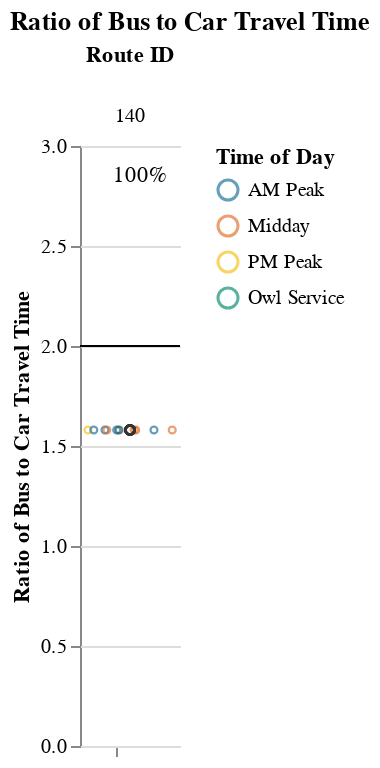
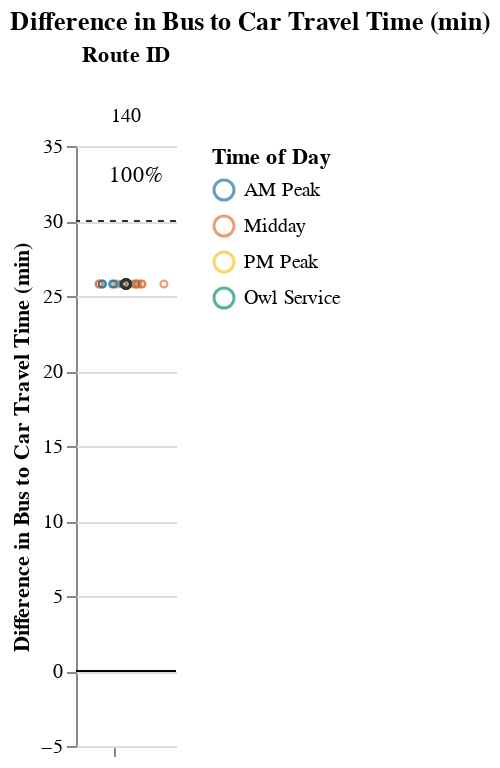

Notebook code for these charts, in order:
### Markdown cell above
### Medium Routes (1-1.5 hrs)

### Code cell
route_group = "medium"
try:
    display_charts_for_route_group(df, route_group)
except:
    print("No routes meet this criteria.")

### Figure 1 — Vega-Lite specification as saved in the notebook (floating-point values rounded to 4 significant figures)
{"config": {"view": {"continuousWidth": 400, "continuousHeight": 300, "stroke": null}, "facet": {"spacing": 0}}, "data": {"name": "data-ae5d03b84555dd7d5667ff965b2fc56e"}, "facet": {"column": {"field": "route_id", "sort": ["140"], "title": "Route ID", "type": "nominal"}}, "spec": {"layer": [{"mark": "rule", "encoding": {"color": {"value": "black"}, "y": {"field": "cutoff", "type": "quantitative"}}, "selection": {"selector001": {"type": "interval", "bind": "scales", "encodings": ["x", "y"]}}}, {"mark": {"type": "point", "opacity": 0.65, "size": 12, "strokeWidth": 1.1}, "encoding": {"color": {"field": "time_of_day", "scale": {"range": ["#136C97", "#E16B26", "#F6BF16", "#00896B", "#7790A3", "#5B559C"]}, "sort": ["AM Peak", "Midday", "PM Peak", "Owl Service"], "title": "Time of Day", "type": "nominal"}, "tooltip": [{"field": "route_id", "type": "nominal"}, {"field": "route_name", "type": "nominal"}, {"field": "trip_id", "type": "nominal"}, {"field": "service_hours", "type": "quantitative"}, {"field": "car_duration_hours", "type": "quantitative"}, {"field": "bus_multiplier", "type": "quantitative"}, {"field": "bus_difference", "type": "quantitative"}, {"field": "num_trips", "type": "quantitative"}, {"field": "num_competitive", "type": "quantitative"}, {"field": "pct_trips_competitive", "type": "quantitative"}, {"field": "pct_below_cutoff", "type": "quantitative"}, {"field": "p25", "type": "quantitative"}, {"field": "p50", "type": "quantitative"}, {"field": "p75", "type": "quantitative"}], "x": {"axis": {"grid": false, "labels": false, "ticks": true, "values": [0]}, "field": "jitter", "scale": {}, "title": null, "type": "quantitative"}, "y": {"field": "bus_multiplier", "scale": {"domain": [0, 3.0]}, "title": "Ratio of Bus to Car Travel Time", "type": "quantitative"}}, "transform": [{"calculate": "sqrt(-2*log(random()))*cos(2*PI*random())", "as": "jitter"}], "width": 50}, {"layer": [{"mark": {"type": "point", "opacity": 0.6, "size": 20, "strokeWidth": 1.3}, "encoding": {"color": {"value": "#323434"}, "y": {"field": "bus_multiplier", "type": "quantitative"}}, "transform": [{"filter": "(datum.p50_trip === 1)"}]}, {"mark": {"type": "text", "align": "center", "baseline": "middle"}, "encoding": {"color": {"value": "black"}, "text": {"field": "pct_trips_competitive", "format": ".0%", "type": "quantitative"}, "tooltip": [{"field": "route_id", "type": "nominal"}, {"field": "route_name", "type": "nominal"}, {"field": "trip_id", "type": "nominal"}, {"field": "service_hours", "type": "quantitative"}, {"field": "car_duration_hours", "type": "quantitative"}, {"field": "bus_multiplier", "type": "quantitative"}, {"field": "bus_difference", "type": "quantitative"}, {"field": "num_trips", "type": "quantitative"}, {"field": "num_competitive", "type": "quantitative"}, {"field": "pct_trips_competitive", "type": "quantitative"}, {"field": "pct_below_cutoff", "type": "quantitative"}, {"field": "p25", "type": "quantitative"}, {"field": "p50", "type": "quantitative"}, {"field": "p75", "type": "quantitative"}], "x": {"value": 30}, "y": {"value": 15}}, "transform": [{"calculate": "sqrt(-2*log(random()))*cos(2*PI*random())", "as": "jitter"}, {"filter": "(datum.fastest_trip === 1)"}]}]}]}, "resolve": {"scale": {"y": "shared"}}, "title": "Ratio of Bus to Car Travel Time", "$schema": "https://vega.github.io/schema/vega-lite/v4.17.0.json", "datasets": {"data-ae5d03b84555dd7d5667ff965b2fc56e": [{"calitp_itp_id": 162, "trip_key": -7441048457027491372, "trip_id": "t_701154_b_486_tn_0", "shape_id": "p_2592", "route_id": "140", "service_hours": 1.17, "trip_first_departure_ts": 58500, "trip_last_arrival_ts": 62700, "departure_hour": 16, "time_of_day": "Midday", "p25": 1.17, "p50": 1.17, "p75": 1.17, "p50_trip": 1, "fastest_trip": 0, "car_duration_hours": 0.74, "competitive_route": 1, "bus_multiplier": 1.58, "bus_difference": 25.8, "num_trips": 18, "num_competitive": 18, "pct_trips_competitive": 1.0, "bus_difference_spread": 0.0, "route_group": "medium", "max_trip_hrs": 1.17, "max_trip_route_group": 1.17, "below_cutoff": 18, "pct_below_cutoff": 1.0, "name": "Lassen Transit Service Agency", "caltrans_district": "02 - Redding", "drmt_organization_name": null, "route_name": "Regional - Red Bluff, Los Molinos, Gerber", "cutoff2": 30, "cutoff": 2}, {"calitp_itp_id": 162, "trip_key": -6655135641420223528, "trip_id": "t_701159_b_486_tn_0", "shape_id": "p_2590", "route_id": "140", "service_hours": 1.17, "trip_first_departure_ts": 58500, "trip_last_arrival_ts": 62700, "departure_hour": 16, "time_of_day": "Midday", "p25": 1.17, "p50": 1.17, "p75": 1.17, "p50_trip": 1, "fastest_trip": 0, "car_duration_hours": 0.74, "competitive_route": 1, "bus_multiplier": 1.58, "bus_difference": 25.8, "num_trips": 18, "num_competitive": 18, "pct_trips_competitive": 1.0, "bus_difference_spread": 0.0, "route_group": "medium", "max_trip_hrs": 1.17, "max_trip_route_group": 1.17, "below_cutoff": 18, "pct_below_cutoff": 1.0, "name": "Lassen Transit Service Agency", "caltrans_district": "02 - Redding", "drmt_organization_name": null, "route_name": "Regional - Red Bluff, Los Molinos, Gerber", "cutoff2": 30, "cutoff": 2}, {"calitp_itp_id": 162, "trip_key": 163123633730246985, "trip_id": "t_43182_b_486_tn_0", "shape_id": "p_2590", "route_id": "140", "service_hours": 1.17, "trip_first_departure_ts": 27000, "trip_last_arrival_ts": 31200, "departure_hour": 7, "time_of_day": "AM Peak", "p25": 1.17, "p50": 1.17, "p75": 1.17, "p50_trip": 1, "fastest_trip": 0, "car_duration_hours": 0.74, "competitive_route": 1, "bus_multiplier": 1.58, "bus_difference": 25.8, "num_trips": 18, "num_competitive": 18, "pct_trips_competitive": 1.0, "bus_difference_spread": 0.0, "route_group": "medium", "max_trip_hrs": 1.17, "max_trip_route_group": 1.17, "below_cutoff": 18, "pct_below_cutoff": 1.0, "name": "Lassen Transit Service Agency", "caltrans_district": "02 - Redding", "drmt_organization_name": null, "route_name": "Regional - Red Bluff, Los Molinos, Gerber", "cutoff2": 30, "cutoff": 2}, {"calitp_itp_id": 162, "trip_key": -7451064904626647667, "trip_id": "t_65615_b_486_tn_0", "shape_id": "p_2590", "route_id": "140", "service_hours": 1.17, "trip_first_departure_ts": 35400, "trip_last_arrival_ts": 39600, "departure_hour": 9, "time_of_day": "AM Peak", "p25": 1.17, "p50": 1.17, "p75": 1.17, "p50_trip": 1, "fastest_trip": 0, "car_duration_hours": 0.74, "competitive_route": 1, "bus_multiplier": 1.58, "bus_difference": 25.8, "num_trips": 18, "num_competitive": 18, "pct_trips_competitive": 1.0, "bus_difference_spread": 0.0, "route_group": "medium", "max_trip_hrs": 1.17, "max_trip_route_group": 1.17, "below_cutoff": 18, "pct_below_cutoff": 1.0, "name": "Lassen Transit Service Agency", "caltrans_district": "02 - Redding", "drmt_organization_name": null, "route_name": "Regional - Red Bluff, Los Molinos, Gerber", "cutoff2": 30, "cutoff": 2}, {"calitp_itp_id": 162, "trip_key": -148586347677838749, "trip_id": "t_52898_b_486_tn_0", "shape_id": "p_2590", "route_id": "140", "service_hours": 1.17, "trip_first_departure_ts": 39600, "trip_last_arrival_ts": 43800, "departure_hour": 11, "time_of_day": "Midday", "p25": 1.17, "p50": 1.17, "p75": 1.17, "p50_trip": 1, "fastest_trip": 0, "car_duration_hours": 0.74, "competitive_route": 1, "bus_multiplier": 1.58, "bus_difference": 25.8, "num_trips": 18, "num_competitive": 18, "pct_trips_competitive": 1.0, "bus_difference_spread": 0.0, "route_group": "medium", "max_trip_hrs": 1.17, "max_trip_route_group": 1.17, "below_cutoff": 18, "pct_below_cutoff": 1.0, "name": "Lassen Transit Service Agency", "caltrans_district": "02 - Redding", "drmt_organization_name": null, "route_name": "Regional - Red Bluff, Los Molinos, Gerber", "cutoff2": 30, "cutoff": 2}, {"calitp_itp_id": 162, "trip_key": 5993577854083565528, "trip_id": "t_701152_b_486_tn_0", "shape_id": "p_2592", "route_id": "140", "service_hours": 1.17, "trip_first_departure_ts": 46800, "trip_last_arrival_ts": 51000, "departure_hour": 13, "time_of_day": "Midday", "p25": 1.17, "p50": 1.17, "p75": 1.17, "p50_trip": 1, "fastest_trip": 0, "car_duration_hours": 0.74, "competitive_route": 1, "bus_multiplier": 1.58, "bus_difference": 25.8, "num_trips": 18, "num_competitive": 18, "pct_trips_competitive": 1.0, "bus_difference_spread": 0.0, "route_group": "medium", "max_trip_hrs": 1.17, "max_trip_route_group": 1.17, "below_cutoff": 18, "pct_below_cutoff": 1.0, "name": "Lassen Transit Service Agency", "caltrans_district": "02 - Redding", "drmt_organization_name": null, "route_name": "Regional - Red Bluff, Los Molinos, Gerber", "cutoff2": 30, "cutoff": 2}, {"calitp_itp_id": 162, "trip_key": -6569951683780537501, "trip_id": "t_311_b_486_tn_0", "shape_id": "p_2590", "route_id": "140", "service_hours": 1.17, "trip_first_departure_ts": 22800, "trip_last_arrival_ts": 27000, "departure_hour": 6, "time_of_day": "Owl Service", "p25": 1.17, "p50": 1.17, "p75": 1.17, "p50_trip": 1, "fastest_trip": 0, "car_duration_hours": 0.74, "competitive_route": 1, "bus_multiplier": 1.58, "bus_difference": 25.8, "num_trips": 18, "num_competitive": 18, "pct_trips_competitive": 1.0, "bus_difference_spread": 0.0, "route_group": "medium", "max_trip_hrs": 1.17, "max_trip_route_group": 1.17, "below_cutoff": 18, "pct_below_cutoff": 1.0, "name": "Lassen Transit Service Agency", "caltrans_district": "02 - Redding", "drmt_organization_name": null, "route_name": "Regional - Red Bluff, Los Molinos, Gerber", "cutoff2": 30, "cutoff": 2}, {"calitp_itp_id": 162, "trip_key": -427625975056153156, "trip_id": "t_701155_b_486_tn_0", "shape_id": "p_2592", "route_id": "140", "service_hours": 1.17, "trip_first_departure_ts": 63000, "trip_last_arrival_ts": 67200, "departure_hour": 17, "time_of_day": "PM Peak", "p25": 1.17, "p50": 1.17, "p75": 1.17, "p50_trip": 1, "fastest_trip": 1, "car_duration_hours": 0.74, "competitive_route": 1, "bus_multiplier": 1.58, "bus_difference": 25.8, "num_trips": 18, "num_competitive": 18, "pct_trips_competitive": 1.0, "bus_difference_spread": 0.0, "route_group": "medium", "max_trip_hrs": 1.17, "max_trip_route_group": 1.17, "below_cutoff": 18, "pct_below_cutoff": 1.0, "name": "Lassen Transit Service Agency", "caltrans_district": "02 - Redding", "drmt_organization_name": null, "route_name": "Regional - Red Bluff, Los Molinos, Gerber", "cutoff2": 30, "cutoff": 2}, {"calitp_itp_id": 162, "trip_key": -5321235718658546117, "trip_id": "t_701147_b_486_tn_0", "shape_id": "p_2592", "route_id": "140", "service_hours": 1.17, "trip_first_departure_ts": 25800, "trip_last_arrival_ts": 30000, "departure_hour": 7, "time_of_day": "AM Peak", "p25": 1.17, "p50": 1.17, "p75": 1.17, "p50_trip": 1, "fastest_trip": 0, "car_duration_hours": 0.74, "competitive_route": 1, "bus_multiplier": 1.58, "bus_difference": 25.8, "num_trips": 18, "num_competitive": 18, "pct_trips_competitive": 1.0, "bus_difference_spread": 0.0, "route_group": "medium", "max_trip_hrs": 1.17, "max_trip_route_group": 1.17, "below_cutoff": 18, "pct_below_cutoff": 1.0, "name": "Lassen Transit Service Agency", "caltrans_district": "02 - Redding", "drmt_organization_name": null, "route_name": "Regional - Red Bluff, Los Molinos, Gerber", "cutoff2": 30, "cutoff": 2}, {"calitp_itp_id": 162, "trip_key": -638598821765185066, "trip_id": "t_701158_b_486_tn_0", "shape_id": "p_2590", "route_id": "140", "service_hours": 1.17, "trip_first_departure_ts": 54000, "trip_last_arrival_ts": 58200, "departure_hour": 15, "time_of_day": "Midday", "p25": 1.17, "p50": 1.17, "p75": 1.17, "p50_trip": 1, "fastest_trip": 0, "car_duration_hours": 0.74, "competitive_route": 1, "bus_multiplier": 1.58, "bus_difference": 25.8, "num_trips": 18, "num_competitive": 18, "pct_trips_competitive": 1.0, "bus_difference_spread": 0.0, "route_group": "medium", "max_trip_hrs": 1.17, "max_trip_route_group": 1.17, "below_cutoff": 18, "pct_below_cutoff": 1.0, "name": "Lassen Transit Service Agency", "caltrans_district": "02 - Redding", "drmt_organization_name": null, "route_name": "Regional - Red Bluff, Los Molinos, Gerber", "cutoff2": 30, "cutoff": 2}, {"calitp_itp_id": 162, "trip_key": 7377396138524665953, "trip_id": "t_701156_b_486_tn_0", "shape_id": "p_2590", "route_id": "140", "service_hours": 1.17, "trip_first_departure_ts": 43800, "trip_last_arrival_ts": 48000, "departure_hour": 12, "time_of_day": "Midday", "p25": 1.17, "p50": 1.17, "p75": 1.17, "p50_trip": 1, "fastest_trip": 0, "car_duration_hours": 0.74, "competitive_route": 1, "bus_multiplier": 1.58, "bus_difference": 25.8, "num_trips": 18, "num_competitive": 18, "pct_trips_competitive": 1.0, "bus_difference_spread": 0.0, "route_group": "medium", "max_trip_hrs": 1.17, "max_trip_route_group": 1.17, "below_cutoff": 18, "pct_below_cutoff": 1.0, "name": "Lassen Transit Service Agency", "caltrans_district": "02 - Redding", "drmt_organization_name": null, "route_name": "Regional - Red Bluff, Los Molinos, Gerber", "cutoff2": 30, "cutoff": 2}, {"calitp_itp_id": 162, "trip_key": -1528307077484583669, "trip_id": "t_701150_b_486_tn_0", "shape_id": "p_2592", "route_id": "140", "service_hours": 1.17, "trip_first_departure_ts": 38400, "trip_last_arrival_ts": 42600, "departure_hour": 10, "time_of_day": "Midday", "p25": 1.17, "p50": 1.17, "p75": 1.17, "p50_trip": 1, "fastest_trip": 0, "car_duration_hours": 0.74, "competitive_route": 1, "bus_multiplier": 1.58, "bus_difference": 25.8, "num_trips": 18, "num_competitive": 18, "pct_trips_competitive": 1.0, "bus_difference_spread": 0.0, "route_group": "medium", "max_trip_hrs": 1.17, "max_trip_route_group": 1.17, "below_cutoff": 18, "pct_below_cutoff": 1.0, "name": "Lassen Transit Service Agency", "caltrans_district": "02 - Redding", "drmt_organization_name": null, "route_name": "Regional - Red Bluff, Los Molinos, Gerber", "cutoff2": 30, "cutoff": 2}, {"calitp_itp_id": 162, "trip_key": 360758471734951794, "trip_id": "t_41753_b_486_tn_0", "shape_id": "p_2590", "route_id": "140", "service_hours": 1.17, "trip_first_departure_ts": 31200, "trip_last_arrival_ts": 35400, "departure_hour": 8, "time_of_day": "AM Peak", "p25": 1.17, "p50": 1.17, "p75": 1.17, "p50_trip": 1, "fastest_trip": 0, "car_duration_hours": 0.74, "competitive_route": 1, "bus_multiplier": 1.58, "bus_difference": 25.8, "num_trips": 18, "num_competitive": 18, "pct_trips_competitive": 1.0, "bus_difference_spread": 0.0, "route_group": "medium", "max_trip_hrs": 1.17, "max_trip_route_group": 1.17, "below_cutoff": 18, "pct_below_cutoff": 1.0, "name": "Lassen Transit Service Agency", "caltrans_district": "02 - Redding", "drmt_organization_name": null, "route_name": "Regional - Red Bluff, Los Molinos, Gerber", "cutoff2": 30, "cutoff": 2}, {"calitp_itp_id": 162, "trip_key": 7527485283245288471, "trip_id": "t_701151_b_486_tn_0", "shape_id": "p_2592", "route_id": "140", "service_hours": 1.17, "trip_first_departure_ts": 42600, "trip_last_arrival_ts": 46800, "departure_hour": 11, "time_of_day": "Midday", "p25": 1.17, "p50": 1.17, "p75": 1.17, "p50_trip": 1, "fastest_trip": 0, "car_duration_hours": 0.74, "competitive_route": 1, "bus_multiplier": 1.58, "bus_difference": 25.8, "num_trips": 18, "num_competitive": 18, "pct_trips_competitive": 1.0, "bus_difference_spread": 0.0, "route_group": "medium", "max_trip_hrs": 1.17, "max_trip_route_group": 1.17, "below_cutoff": 18, "pct_below_cutoff": 1.0, "name": "Lassen Transit Service Agency", "caltrans_district": "02 - Redding", "drmt_organization_name": null, "route_name": "Regional - Red Bluff, Los Molinos, Gerber", "cutoff2": 30, "cutoff": 2}, {"calitp_itp_id": 162, "trip_key": -3498275413812165012, "trip_id": "t_701153_b_486_tn_0", "shape_id": "p_2592", "route_id": "140", "service_hours": 1.17, "trip_first_departure_ts": 54000, "trip_last_arrival_ts": 58200, "departure_hour": 15, "time_of_day": "Midday", "p25": 1.17, "p50": 1.17, "p75": 1.17, "p50_trip": 1, "fastest_trip": 0, "car_duration_hours": 0.74, "competitive_route": 1, "bus_multiplier": 1.58, "bus_difference": 25.8, "num_trips": 18, "num_competitive": 18, "pct_trips_competitive": 1.0, "bus_difference_spread": 0.0, "route_group": "medium", "max_trip_hrs": 1.17, "max_trip_route_group": 1.17, "below_cutoff": 18, "pct_below_cutoff": 1.0, "name": "Lassen Transit Service Agency", "caltrans_district": "02 - Redding", "drmt_organization_name": null, "route_name": "Regional - Red Bluff, Los Molinos, Gerber", "cutoff2": 30, "cutoff": 2}, {"calitp_itp_id": 162, "trip_key": 6834665469824712221, "trip_id": "t_701157_b_486_tn_0", "shape_id": "p_2590", "route_id": "140", "service_hours": 1.17, "trip_first_departure_ts": 48000, "trip_last_arrival_ts": 52200, "departure_hour": 13, "time_of_day": "Midday", "p25": 1.17, "p50": 1.17, "p75": 1.17, "p50_trip": 1, "fastest_trip": 0, "car_duration_hours": 0.74, "competitive_route": 1, "bus_multiplier": 1.58, "bus_difference": 25.8, "num_trips": 18, "num_competitive": 18, "pct_trips_competitive": 1.0, "bus_difference_spread": 0.0, "route_group": "medium", "max_trip_hrs": 1.17, "max_trip_route_group": 1.17, "below_cutoff": 18, "pct_below_cutoff": 1.0, "name": "Lassen Transit Service Agency", "caltrans_district": "02 - Redding", "drmt_organization_name": null, "route_name": "Regional - Red Bluff, Los Molinos, Gerber", "cutoff2": 30, "cutoff": 2}, {"calitp_itp_id": 162, "trip_key": -717575847019719905, "trip_id": "t_701149_b_486_tn_0", "shape_id": "p_2592", "route_id": "140", "service_hours": 1.17, "trip_first_departure_ts": 34200, "trip_last_arrival_ts": 38400, "departure_hour": 9, "time_of_day": "AM Peak", "p25": 1.17, "p50": 1.17, "p75": 1.17, "p50_trip": 1, "fastest_trip": 0, "car_duration_hours": 0.74, "competitive_route": 1, "bus_multiplier": 1.58, "bus_difference": 25.8, "num_trips": 18, "num_competitive": 18, "pct_trips_competitive": 1.0, "bus_difference_spread": 0.0, "route_group": "medium", "max_trip_hrs": 1.17, "max_trip_route_group": 1.17, "below_cutoff": 18, "pct_below_cutoff": 1.0, "name": "Lassen Transit Service Agency", "caltrans_district": "02 - Redding", "drmt_organization_name": null, "route_name": "Regional - Red Bluff, Los Molinos, Gerber", "cutoff2": 30, "cutoff": 2}, {"calitp_itp_id": 162, "trip_key": -735780190084402498, "trip_id": "t_701148_b_486_tn_0", "shape_id": "p_2592", "route_id": "140", "service_hours": 1.17, "trip_first_departure_ts": 30000, "trip_last_arrival_ts": 34200, "departure_hour": 8, "time_of_day": "AM Peak", "p25": 1.17, "p50": 1.17, "p75": 1.17, "p50_trip": 1, "fastest_trip": 0, "car_duration_hours": 0.74, "competitive_route": 1, "bus_multiplier": 1.58, "bus_difference": 25.8, "num_trips": 18, "num_competitive": 18, "pct_trips_competitive": 1.0, "bus_difference_spread": 0.0, "route_group": "medium", "max_trip_hrs": 1.17, "max_trip_route_group": 1.17, "below_cutoff": 18, "pct_below_cutoff": 1.0, "name": "Lassen Transit Service Agency", "caltrans_district": "02 - Redding", "drmt_organization_name": null, "route_name": "Regional - Red Bluff, Los Molinos, Gerber", "cutoff2": 30, "cutoff": 2}]}}

### Figure 2 — Vega-Lite specification as saved in the notebook (floating-point values rounded to 4 significant figures)
{"config": {"view": {"continuousWidth": 400, "continuousHeight": 300, "stroke": null}, "facet": {"spacing": 0}}, "data": {"name": "data-7ca6c6e1e953f40ad91609ac03024732"}, "facet": {"column": {"field": "route_id", "sort": ["140"], "title": "Route ID", "type": "nominal"}}, "spec": {"layer": [{"mark": "rule", "encoding": {"color": {"value": "black"}, "y": {"field": "cutoff", "type": "quantitative"}}, "selection": {"selector002": {"type": "interval", "bind": "scales", "encodings": ["x", "y"]}}}, {"mark": {"type": "rule", "strokeDash": [3, 3]}, "encoding": {"color": {"value": "#323434"}, "y": {"field": "cutoff2", "type": "quantitative"}}}, {"mark": {"type": "point", "opacity": 0.65, "size": 12, "strokeWidth": 1.1}, "encoding": {"color": {"field": "time_of_day", "scale": {"range": ["#136C97", "#E16B26", "#F6BF16", "#00896B", "#7790A3", "#5B559C"]}, "sort": ["AM Peak", "Midday", "PM Peak", "Owl Service"], "title": "Time of Day", "type": "nominal"}, "tooltip": [{"field": "route_id", "type": "nominal"}, {"field": "route_name", "type": "nominal"}, {"field": "trip_id", "type": "nominal"}, {"field": "service_hours", "type": "quantitative"}, {"field": "car_duration_hours", "type": "quantitative"}, {"field": "bus_multiplier", "type": "quantitative"}, {"field": "bus_difference", "type": "quantitative"}, {"field": "num_trips", "type": "quantitative"}, {"field": "num_competitive", "type": "quantitative"}, {"field": "pct_trips_competitive", "type": "quantitative"}, {"field": "pct_below_cutoff", "type": "quantitative"}, {"field": "p25", "type": "quantitative"}, {"field": "p50", "type": "quantitative"}, {"field": "p75", "type": "quantitative"}], "x": {"axis": {"grid": false, "labels": false, "ticks": true, "values": [0]}, "field": "jitter", "scale": {}, "title": null, "type": "quantitative"}, "y": {"field": "bus_difference", "scale": {"domain": [-5, 35.0]}, "title": "Difference in Bus to Car Travel Time (min)", "type": "quantitative"}}, "transform": [{"calculate": "sqrt(-2*log(random()))*cos(2*PI*random())", "as": "jitter"}], "width": 50}, {"layer": [{"mark": {"type": "point", "opacity": 0.6, "size": 20, "strokeWidth": 1.3}, "encoding": {"color": {"value": "#323434"}, "y": {"field": "bus_difference", "type": "quantitative"}}, "transform": [{"filter": "(datum.p50_trip === 1)"}]}, {"mark": {"type": "text", "align": "center", "baseline": "middle"}, "encoding": {"color": {"value": "black"}, "text": {"field": "pct_trips_competitive", "format": ".0%", "type": "quantitative"}, "tooltip": [{"field": "route_id", "type": "nominal"}, {"field": "route_name", "type": "nominal"}, {"field": "trip_id", "type": "nominal"}, {"field": "service_hours", "type": "quantitative"}, {"field": "car_duration_hours", "type": "quantitative"}, {"field": "bus_multiplier", "type": "quantitative"}, {"field": "bus_difference", "type": "quantitative"}, {"field": "num_trips", "type": "quantitative"}, {"field": "num_competitive", "type": "quantitative"}, {"field": "pct_trips_competitive", "type": "quantitative"}, {"field": "pct_below_cutoff", "type": "quantitative"}, {"field": "p25", "type": "quantitative"}, {"field": "p50", "type": "quantitative"}, {"field": "p75", "type": "quantitative"}], "x": {"value": 30}, "y": {"value": 15}}, "transform": [{"calculate": "sqrt(-2*log(random()))*cos(2*PI*random())", "as": "jitter"}, {"filter": "(datum.fastest_trip === 1)"}]}]}]}, "resolve": {"scale": {"y": "shared"}}, "title": "Difference in Bus to Car Travel Time (min)", "$schema": "https://vega.github.io/schema/vega-lite/v4.17.0.json", "datasets": {"data-7ca6c6e1e953f40ad91609ac03024732": [{"calitp_itp_id": 162, "trip_key": -7441048457027491372, "trip_id": "t_701154_b_486_tn_0", "shape_id": "p_2592", "route_id": "140", "service_hours": 1.17, "trip_first_departure_ts": 58500, "trip_last_arrival_ts": 62700, "departure_hour": 16, "time_of_day": "Midday", "p25": 1.17, "p50": 1.17, "p75": 1.17, "p50_trip": 1, "fastest_trip": 0, "car_duration_hours": 0.74, "competitive_route": 1, "bus_multiplier": 1.58, "bus_difference": 25.8, "num_trips": 18, "num_competitive": 18, "pct_trips_competitive": 1.0, "bus_difference_spread": 0.0, "route_group": "medium", "max_trip_hrs": 1.17, "max_trip_route_group": 1.17, "below_cutoff": 18, "pct_below_cutoff": 1.0, "name": "Lassen Transit Service Agency", "caltrans_district": "02 - Redding", "drmt_organization_name": null, "route_name": "Regional - Red Bluff, Los Molinos, Gerber", "cutoff2": 30, "cutoff": 0}, {"calitp_itp_id": 162, "trip_key": -6655135641420223528, "trip_id": "t_701159_b_486_tn_0", "shape_id": "p_2590", "route_id": "140", "service_hours": 1.17, "trip_first_departure_ts": 58500, "trip_last_arrival_ts": 62700, "departure_hour": 16, "time_of_day": "Midday", "p25": 1.17, "p50": 1.17, "p75": 1.17, "p50_trip": 1, "fastest_trip": 0, "car_duration_hours": 0.74, "competitive_route": 1, "bus_multiplier": 1.58, "bus_difference": 25.8, "num_trips": 18, "num_competitive": 18, "pct_trips_competitive": 1.0, "bus_difference_spread": 0.0, "route_group": "medium", "max_trip_hrs": 1.17, "max_trip_route_group": 1.17, "below_cutoff": 18, "pct_below_cutoff": 1.0, "name": "Lassen Transit Service Agency", "caltrans_district": "02 - Redding", "drmt_organization_name": null, "route_name": "Regional - Red Bluff, Los Molinos, Gerber", "cutoff2": 30, "cutoff": 0}, {"calitp_itp_id": 162, "trip_key": 163123633730246985, "trip_id": "t_43182_b_486_tn_0", "shape_id": "p_2590", "route_id": "140", "service_hours": 1.17, "trip_first_departure_ts": 27000, "trip_last_arrival_ts": 31200, "departure_hour": 7, "time_of_day": "AM Peak", "p25": 1.17, "p50": 1.17, "p75": 1.17, "p50_trip": 1, "fastest_trip": 0, "car_duration_hours": 0.74, "competitive_route": 1, "bus_multiplier": 1.58, "bus_difference": 25.8, "num_trips": 18, "num_competitive": 18, "pct_trips_competitive": 1.0, "bus_difference_spread": 0.0, "route_group": "medium", "max_trip_hrs": 1.17, "max_trip_route_group": 1.17, "below_cutoff": 18, "pct_below_cutoff": 1.0, "name": "Lassen Transit Service Agency", "caltrans_district": "02 - Redding", "drmt_organization_name": null, "route_name": "Regional - Red Bluff, Los Molinos, Gerber", "cutoff2": 30, "cutoff": 0}, {"calitp_itp_id": 162, "trip_key": -7451064904626647667, "trip_id": "t_65615_b_486_tn_0", "shape_id": "p_2590", "route_id": "140", "service_hours": 1.17, "trip_first_departure_ts": 35400, "trip_last_arrival_ts": 39600, "departure_hour": 9, "time_of_day": "AM Peak", "p25": 1.17, "p50": 1.17, "p75": 1.17, "p50_trip": 1, "fastest_trip": 0, "car_duration_hours": 0.74, "competitive_route": 1, "bus_multiplier": 1.58, "bus_difference": 25.8, "num_trips": 18, "num_competitive": 18, "pct_trips_competitive": 1.0, "bus_difference_spread": 0.0, "route_group": "medium", "max_trip_hrs": 1.17, "max_trip_route_group": 1.17, "below_cutoff": 18, "pct_below_cutoff": 1.0, "name": "Lassen Transit Service Agency", "caltrans_district": "02 - Redding", "drmt_organization_name": null, "route_name": "Regional - Red Bluff, Los Molinos, Gerber", "cutoff2": 30, "cutoff": 0}, {"calitp_itp_id": 162, "trip_key": -148586347677838749, "trip_id": "t_52898_b_486_tn_0", "shape_id": "p_2590", "route_id": "140", "service_hours": 1.17, "trip_first_departure_ts": 39600, "trip_last_arrival_ts": 43800, "departure_hour": 11, "time_of_day": "Midday", "p25": 1.17, "p50": 1.17, "p75": 1.17, "p50_trip": 1, "fastest_trip": 0, "car_duration_hours": 0.74, "competitive_route": 1, "bus_multiplier": 1.58, "bus_difference": 25.8, "num_trips": 18, "num_competitive": 18, "pct_trips_competitive": 1.0, "bus_difference_spread": 0.0, "route_group": "medium", "max_trip_hrs": 1.17, "max_trip_route_group": 1.17, "below_cutoff": 18, "pct_below_cutoff": 1.0, "name": "Lassen Transit Service Agency", "caltrans_district": "02 - Redding", "drmt_organization_name": null, "route_name": "Regional - Red Bluff, Los Molinos, Gerber", "cutoff2": 30, "cutoff": 0}, {"calitp_itp_id": 162, "trip_key": 5993577854083565528, "trip_id": "t_701152_b_486_tn_0", "shape_id": "p_2592", "route_id": "140", "service_hours": 1.17, "trip_first_departure_ts": 46800, "trip_last_arrival_ts": 51000, "departure_hour": 13, "time_of_day": "Midday", "p25": 1.17, "p50": 1.17, "p75": 1.17, "p50_trip": 1, "fastest_trip": 0, "car_duration_hours": 0.74, "competitive_route": 1, "bus_multiplier": 1.58, "bus_difference": 25.8, "num_trips": 18, "num_competitive": 18, "pct_trips_competitive": 1.0, "bus_difference_spread": 0.0, "route_group": "medium", "max_trip_hrs": 1.17, "max_trip_route_group": 1.17, "below_cutoff": 18, "pct_below_cutoff": 1.0, "name": "Lassen Transit Service Agency", "caltrans_district": "02 - Redding", "drmt_organization_name": null, "route_name": "Regional - Red Bluff, Los Molinos, Gerber", "cutoff2": 30, "cutoff": 0}, {"calitp_itp_id": 162, "trip_key": -6569951683780537501, "trip_id": "t_311_b_486_tn_0", "shape_id": "p_2590", "route_id": "140", "service_hours": 1.17, "trip_first_departure_ts": 22800, "trip_last_arrival_ts": 27000, "departure_hour": 6, "time_of_day": "Owl Service", "p25": 1.17, "p50": 1.17, "p75": 1.17, "p50_trip": 1, "fastest_trip": 0, "car_duration_hours": 0.74, "competitive_route": 1, "bus_multiplier": 1.58, "bus_difference": 25.8, "num_trips": 18, "num_competitive": 18, "pct_trips_competitive": 1.0, "bus_difference_spread": 0.0, "route_group": "medium", "max_trip_hrs": 1.17, "max_trip_route_group": 1.17, "below_cutoff": 18, "pct_below_cutoff": 1.0, "name": "Lassen Transit Service Agency", "caltrans_district": "02 - Redding", "drmt_organization_name": null, "route_name": "Regional - Red Bluff, Los Molinos, Gerber", "cutoff2": 30, "cutoff": 0}, {"calitp_itp_id": 162, "trip_key": -427625975056153156, "trip_id": "t_701155_b_486_tn_0", "shape_id": "p_2592", "route_id": "140", "service_hours": 1.17, "trip_first_departure_ts": 63000, "trip_last_arrival_ts": 67200, "departure_hour": 17, "time_of_day": "PM Peak", "p25": 1.17, "p50": 1.17, "p75": 1.17, "p50_trip": 1, "fastest_trip": 1, "car_duration_hours": 0.74, "competitive_route": 1, "bus_multiplier": 1.58, "bus_difference": 25.8, "num_trips": 18, "num_competitive": 18, "pct_trips_competitive": 1.0, "bus_difference_spread": 0.0, "route_group": "medium", "max_trip_hrs": 1.17, "max_trip_route_group": 1.17, "below_cutoff": 18, "pct_below_cutoff": 1.0, "name": "Lassen Transit Service Agency", "caltrans_district": "02 - Redding", "drmt_organization_name": null, "route_name": "Regional - Red Bluff, Los Molinos, Gerber", "cutoff2": 30, "cutoff": 0}, {"calitp_itp_id": 162, "trip_key": -5321235718658546117, "trip_id": "t_701147_b_486_tn_0", "shape_id": "p_2592", "route_id": "140", "service_hours": 1.17, "trip_first_departure_ts": 25800, "trip_last_arrival_ts": 30000, "departure_hour": 7, "time_of_day": "AM Peak", "p25": 1.17, "p50": 1.17, "p75": 1.17, "p50_trip": 1, "fastest_trip": 0, "car_duration_hours": 0.74, "competitive_route": 1, "bus_multiplier": 1.58, "bus_difference": 25.8, "num_trips": 18, "num_competitive": 18, "pct_trips_competitive": 1.0, "bus_difference_spread": 0.0, "route_group": "medium", "max_trip_hrs": 1.17, "max_trip_route_group": 1.17, "below_cutoff": 18, "pct_below_cutoff": 1.0, "name": "Lassen Transit Service Agency", "caltrans_district": "02 - Redding", "drmt_organization_name": null, "route_name": "Regional - Red Bluff, Los Molinos, Gerber", "cutoff2": 30, "cutoff": 0}, {"calitp_itp_id": 162, "trip_key": -638598821765185066, "trip_id": "t_701158_b_486_tn_0", "shape_id": "p_2590", "route_id": "140", "service_hours": 1.17, "trip_first_departure_ts": 54000, "trip_last_arrival_ts": 58200, "departure_hour": 15, "time_of_day": "Midday", "p25": 1.17, "p50": 1.17, "p75": 1.17, "p50_trip": 1, "fastest_trip": 0, "car_duration_hours": 0.74, "competitive_route": 1, "bus_multiplier": 1.58, "bus_difference": 25.8, "num_trips": 18, "num_competitive": 18, "pct_trips_competitive": 1.0, "bus_difference_spread": 0.0, "route_group": "medium", "max_trip_hrs": 1.17, "max_trip_route_group": 1.17, "below_cutoff": 18, "pct_below_cutoff": 1.0, "name": "Lassen Transit Service Agency", "caltrans_district": "02 - Redding", "drmt_organization_name": null, "route_name": "Regional - Red Bluff, Los Molinos, Gerber", "cutoff2": 30, "cutoff": 0}, {"calitp_itp_id": 162, "trip_key": 7377396138524665953, "trip_id": "t_701156_b_486_tn_0", "shape_id": "p_2590", "route_id": "140", "service_hours": 1.17, "trip_first_departure_ts": 43800, "trip_last_arrival_ts": 48000, "departure_hour": 12, "time_of_day": "Midday", "p25": 1.17, "p50": 1.17, "p75": 1.17, "p50_trip": 1, "fastest_trip": 0, "car_duration_hours": 0.74, "competitive_route": 1, "bus_multiplier": 1.58, "bus_difference": 25.8, "num_trips": 18, "num_competitive": 18, "pct_trips_competitive": 1.0, "bus_difference_spread": 0.0, "route_group": "medium", "max_trip_hrs": 1.17, "max_trip_route_group": 1.17, "below_cutoff": 18, "pct_below_cutoff": 1.0, "name": "Lassen Transit Service Agency", "caltrans_district": "02 - Redding", "drmt_organization_name": null, "route_name": "Regional - Red Bluff, Los Molinos, Gerber", "cutoff2": 30, "cutoff": 0}, {"calitp_itp_id": 162, "trip_key": -1528307077484583669, "trip_id": "t_701150_b_486_tn_0", "shape_id": "p_2592", "route_id": "140", "service_hours": 1.17, "trip_first_departure_ts": 38400, "trip_last_arrival_ts": 42600, "departure_hour": 10, "time_of_day": "Midday", "p25": 1.17, "p50": 1.17, "p75": 1.17, "p50_trip": 1, "fastest_trip": 0, "car_duration_hours": 0.74, "competitive_route": 1, "bus_multiplier": 1.58, "bus_difference": 25.8, "num_trips": 18, "num_competitive": 18, "pct_trips_competitive": 1.0, "bus_difference_spread": 0.0, "route_group": "medium", "max_trip_hrs": 1.17, "max_trip_route_group": 1.17, "below_cutoff": 18, "pct_below_cutoff": 1.0, "name": "Lassen Transit Service Agency", "caltrans_district": "02 - Redding", "drmt_organization_name": null, "route_name": "Regional - Red Bluff, Los Molinos, Gerber", "cutoff2": 30, "cutoff": 0}, {"calitp_itp_id": 162, "trip_key": 360758471734951794, "trip_id": "t_41753_b_486_tn_0", "shape_id": "p_2590", "route_id": "140", "service_hours": 1.17, "trip_first_departure_ts": 31200, "trip_last_arrival_ts": 35400, "departure_hour": 8, "time_of_day": "AM Peak", "p25": 1.17, "p50": 1.17, "p75": 1.17, "p50_trip": 1, "fastest_trip": 0, "car_duration_hours": 0.74, "competitive_route": 1, "bus_multiplier": 1.58, "bus_difference": 25.8, "num_trips": 18, "num_competitive": 18, "pct_trips_competitive": 1.0, "bus_difference_spread": 0.0, "route_group": "medium", "max_trip_hrs": 1.17, "max_trip_route_group": 1.17, "below_cutoff": 18, "pct_below_cutoff": 1.0, "name": "Lassen Transit Service Agency", "caltrans_district": "02 - Redding", "drmt_organization_name": null, "route_name": "Regional - Red Bluff, Los Molinos, Gerber", "cutoff2": 30, "cutoff": 0}, {"calitp_itp_id": 162, "trip_key": 7527485283245288471, "trip_id": "t_701151_b_486_tn_0", "shape_id": "p_2592", "route_id": "140", "service_hours": 1.17, "trip_first_departure_ts": 42600, "trip_last_arrival_ts": 46800, "departure_hour": 11, "time_of_day": "Midday", "p25": 1.17, "p50": 1.17, "p75": 1.17, "p50_trip": 1, "fastest_trip": 0, "car_duration_hours": 0.74, "competitive_route": 1, "bus_multiplier": 1.58, "bus_difference": 25.8, "num_trips": 18, "num_competitive": 18, "pct_trips_competitive": 1.0, "bus_difference_spread": 0.0, "route_group": "medium", "max_trip_hrs": 1.17, "max_trip_route_group": 1.17, "below_cutoff": 18, "pct_below_cutoff": 1.0, "name": "Lassen Transit Service Agency", "caltrans_district": "02 - Redding", "drmt_organization_name": null, "route_name": "Regional - Red Bluff, Los Molinos, Gerber", "cutoff2": 30, "cutoff": 0}, {"calitp_itp_id": 162, "trip_key": -3498275413812165012, "trip_id": "t_701153_b_486_tn_0", "shape_id": "p_2592", "route_id": "140", "service_hours": 1.17, "trip_first_departure_ts": 54000, "trip_last_arrival_ts": 58200, "departure_hour": 15, "time_of_day": "Midday", "p25": 1.17, "p50": 1.17, "p75": 1.17, "p50_trip": 1, "fastest_trip": 0, "car_duration_hours": 0.74, "competitive_route": 1, "bus_multiplier": 1.58, "bus_difference": 25.8, "num_trips": 18, "num_competitive": 18, "pct_trips_competitive": 1.0, "bus_difference_spread": 0.0, "route_group": "medium", "max_trip_hrs": 1.17, "max_trip_route_group": 1.17, "below_cutoff": 18, "pct_below_cutoff": 1.0, "name": "Lassen Transit Service Agency", "caltrans_district": "02 - Redding", "drmt_organization_name": null, "route_name": "Regional - Red Bluff, Los Molinos, Gerber", "cutoff2": 30, "cutoff": 0}, {"calitp_itp_id": 162, "trip_key": 6834665469824712221, "trip_id": "t_701157_b_486_tn_0", "shape_id": "p_2590", "route_id": "140", "service_hours": 1.17, "trip_first_departure_ts": 48000, "trip_last_arrival_ts": 52200, "departure_hour": 13, "time_of_day": "Midday", "p25": 1.17, "p50": 1.17, "p75": 1.17, "p50_trip": 1, "fastest_trip": 0, "car_duration_hours": 0.74, "competitive_route": 1, "bus_multiplier": 1.58, "bus_difference": 25.8, "num_trips": 18, "num_competitive": 18, "pct_trips_competitive": 1.0, "bus_difference_spread": 0.0, "route_group": "medium", "max_trip_hrs": 1.17, "max_trip_route_group": 1.17, "below_cutoff": 18, "pct_below_cutoff": 1.0, "name": "Lassen Transit Service Agency", "caltrans_district": "02 - Redding", "drmt_organization_name": null, "route_name": "Regional - Red Bluff, Los Molinos, Gerber", "cutoff2": 30, "cutoff": 0}, {"calitp_itp_id": 162, "trip_key": -717575847019719905, "trip_id": "t_701149_b_486_tn_0", "shape_id": "p_2592", "route_id": "140", "service_hours": 1.17, "trip_first_departure_ts": 34200, "trip_last_arrival_ts": 38400, "departure_hour": 9, "time_of_day": "AM Peak", "p25": 1.17, "p50": 1.17, "p75": 1.17, "p50_trip": 1, "fastest_trip": 0, "car_duration_hours": 0.74, "competitive_route": 1, "bus_multiplier": 1.58, "bus_difference": 25.8, "num_trips": 18, "num_competitive": 18, "pct_trips_competitive": 1.0, "bus_difference_spread": 0.0, "route_group": "medium", "max_trip_hrs": 1.17, "max_trip_route_group": 1.17, "below_cutoff": 18, "pct_below_cutoff": 1.0, "name": "Lassen Transit Service Agency", "caltrans_district": "02 - Redding", "drmt_organization_name": null, "route_name": "Regional - Red Bluff, Los Molinos, Gerber", "cutoff2": 30, "cutoff": 0}, {"calitp_itp_id": 162, "trip_key": -735780190084402498, "trip_id": "t_701148_b_486_tn_0", "shape_id": "p_2592", "route_id": "140", "service_hours": 1.17, "trip_first_departure_ts": 30000, "trip_last_arrival_ts": 34200, "departure_hour": 8, "time_of_day": "AM Peak", "p25": 1.17, "p50": 1.17, "p75": 1.17, "p50_trip": 1, "fastest_trip": 0, "car_duration_hours": 0.74, "competitive_route": 1, "bus_multiplier": 1.58, "bus_difference": 25.8, "num_trips": 18, "num_competitive": 18, "pct_trips_competitive": 1.0, "bus_difference_spread": 0.0, "route_group": "medium", "max_trip_hrs": 1.17, "max_trip_route_group": 1.17, "below_cutoff": 18, "pct_below_cutoff": 1.0, "name": "Lassen Transit Service Agency", "caltrans_district": "02 - Redding", "drmt_organization_name": null, "route_name": "Regional - Red Bluff, Los Molinos, Gerber", "cutoff2": 30, "cutoff": 0}]}}
